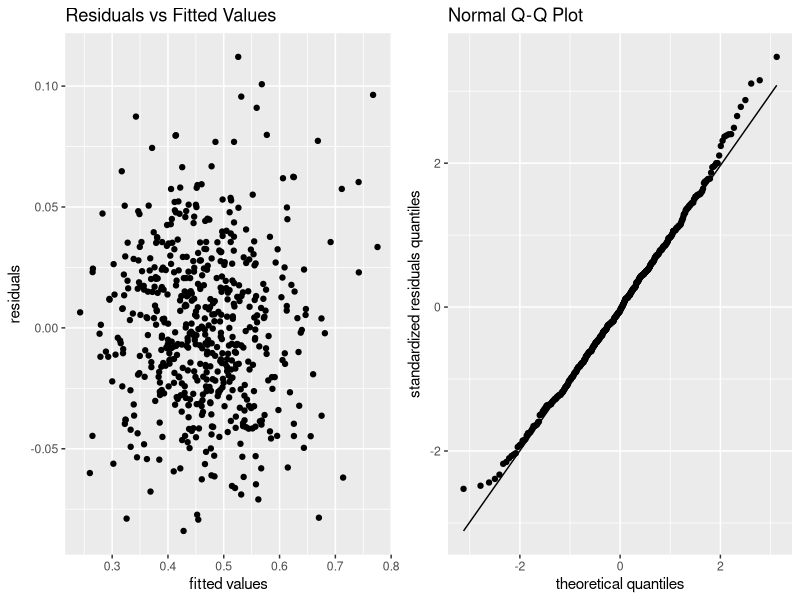
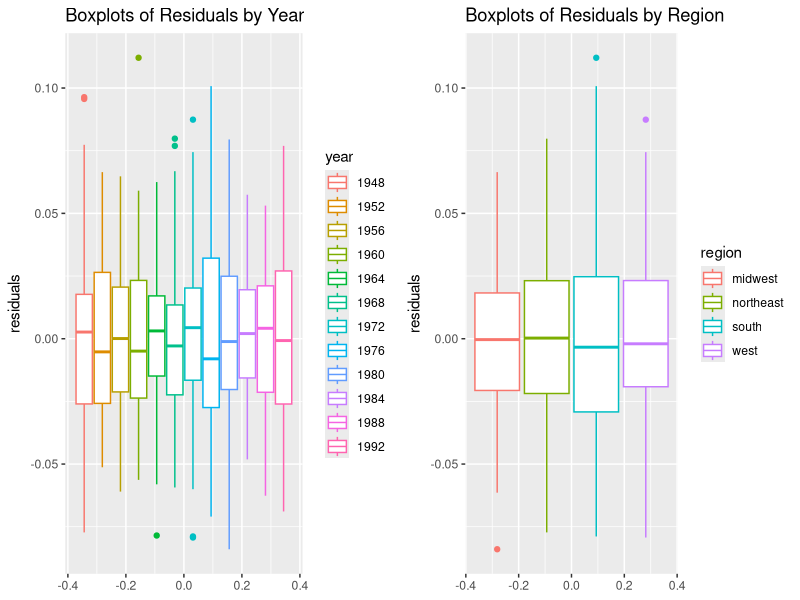
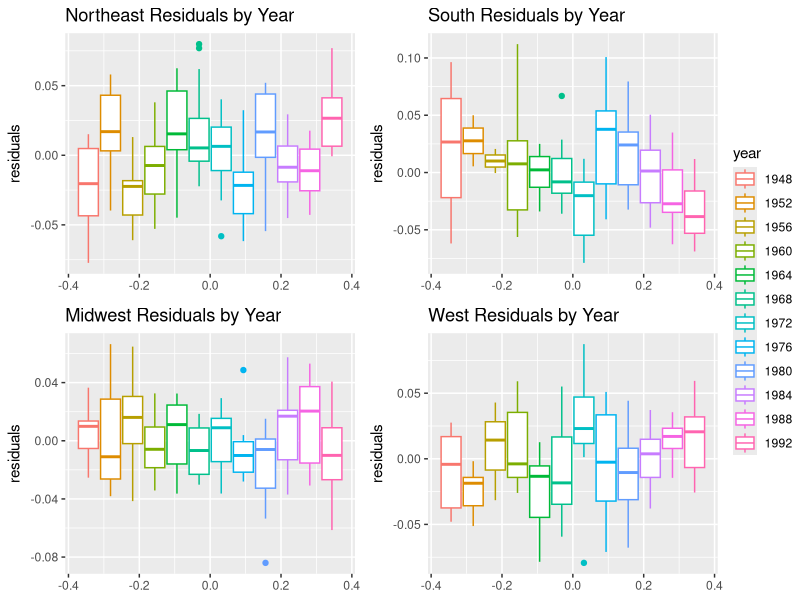
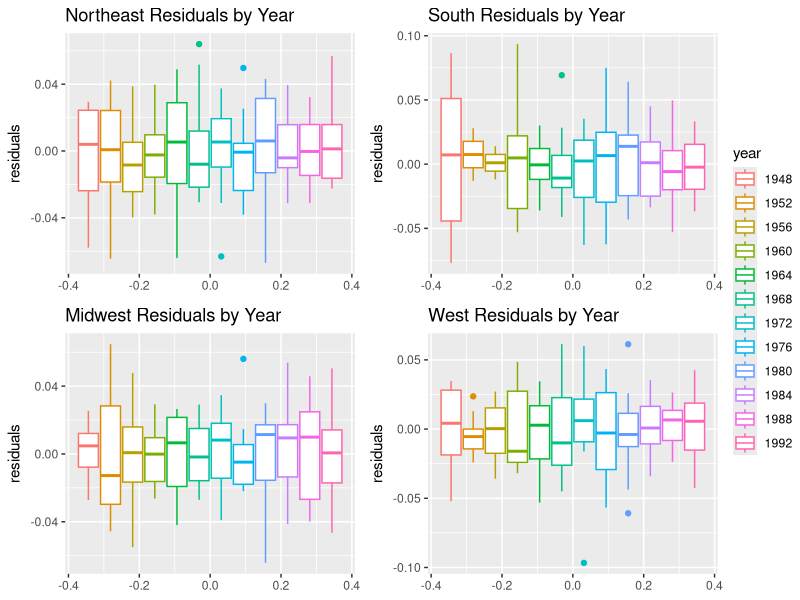

These charts were generated, in order, by the following R code:
## ---- chunk 1
knitr::opts_chunk$set(echo = FALSE, message = FALSE)
## ---- chunk 2
library("readr") # to load data
library("tidyverse")
library("ggpubr") # for ggarrange
library("car") # type 2 anova
library("knitr") # to print tables
library("lme4") # for mixed models
data <- read_table("4_US_elections.txt")
data = data %>% select(-constant) # remove manually added intercept
# change mentioned variables to factors
data = data %>% 
  mutate(year = as.factor(year),
                       state = as.factor(state), 
                       r1 = as.factor(r1), 
                       r2 = as.factor(r2), 
                       r3 = as.factor(r3), 
                       r4 = as.factor(r4), 
                       r5 = as.factor(r5), 
                       r6 = as.factor(r6), )

# rename the variables
data = data %>% 
  rename(dvote = Dvote,
         dvote_poll = n1,
         dapprove_inc = n2,
         dapprove_presinc = n3,
         gnp_growth_inc = n4,
         dvote_last = s1,
         dvote_last2 = s2,
         home_state = s3,
         home_state_vice = s4,
         dmajor_leg = s5,
         econ_growth_inc = s6,
         state_ideology = s7,
         ideology_comp = s8,
         cath_1960 = s9,
         south = r1,
         south_1964 = r2,
         deep_south_1964 = r3,
         new_england_1964 = r4,
         new_england_1972 = r5,
         west_1976 = r6)

# create a region variable
northeast = c(7, 8, 19, 20, 21, 29, 30, 32, 38, 39, 45, 48)
south = c(1, 4, 9, 10, 17, 18, 24, 33, 36, 40, 42, 43, 46)
midwest = c(13, 14, 15, 16, 22, 23, 25, 27, 34, 35, 41, 49)
west = c(2, 3, 5, 6, 11, 12, 26, 28, 31, 37, 44, 47, 50)

data$region <- ifelse(data$state %in% northeast, "northeast",
                      ifelse(data$state %in% south, "south",
                             ifelse(data$state %in% midwest, "midwest",
                                    ifelse(data$state %in% west, "west", NA))))
data = data %>% mutate(region = as.factor(region))
data = na.omit(data)
## ---- chunk 3
m0 = lm(dvote ~ . - evotes - region - state_ideology - dvote_poll - dapprove_inc
        - dapprove_presinc - gnp_growth_inc, data = data)
# perform type 2 anova and print results in a table
anova = Anova(m0, type = 2)
kable(anova[1:16, ], digits = 3, caption = "Type 2 anova for the linear model, comparing for each coefficient the full model with the full model excluding the predictor from that coefficient.")
## ---- chunk 4
# fit the same model as before but exclude ideology_comp
m1 = lm(dvote ~ . - evotes - region - state_ideology - dvote_poll - dapprove_inc
        - dapprove_presinc - gnp_growth_inc - ideology_comp, data = data)
# create a data frame that contains residuals, standardized residuals and fitted values for plots

data_res = data
data_res$residuals = resid(m1)
data_res$std_residuals = rstandard(m1)
data_res$fitted = m1$fitted.values
# create residuals vs fitted values plot
res_vs_fit = ggplot(data_res, aes(x = fitted, y = residuals)) + 
  geom_point() + 
  labs(x = "fitted values", y = "residuals") + 
  ggtitle("Residuals vs Fitted Values")
# create qq plot
qq_plot = ggplot(data_res, aes(sample = std_residuals)) +
  stat_qq() + 
  stat_qq_line() + 
  labs(x = "theoretical quantiles", y = "standardized residuals quantiles") + 
  ggtitle("Normal Q-Q Plot")
# plot residuals vs fitted values (left) and qqplot (right)
ggarrange(res_vs_fit, qq_plot, ncol = 2, nrow = 1)
## ---- chunk 5
# create boxplots of residuals grouped by region
year_res_plot = ggplot(mapping = aes(y = residuals, col = year), data = data_res) + 
  geom_boxplot() + 
  ggtitle("Boxplots of Residuals by Year")
# create boxplots of residuals grouped by region
region_res_plot = ggplot(mapping = aes(y = residuals, col = region), data = data_res) +
  geom_boxplot() + 
    ggtitle("Boxplots of Residuals by Region")
# arrange the two plots in a 1x2 grid
ggarrange(year_res_plot, region_res_plot, nrow = 1, ncol = 2)
## ---- chunk 6
data_northeast = data_res[data_res$region == "northeast", ]
data_south = data_res[data_res$region == "south", ]
data_midwest = data_res[data_res$region == "midwest", ]
data_west = data_res[data_res$region == "west", ]
northeast_res_plot = ggplot(mapping=aes(y=residuals, col=year), data = data_northeast) +
  geom_boxplot() + 
  ggtitle("Northeast Residuals by Year")
south_res_plot = ggplot(mapping=aes(y=residuals, col=year), data = data_south) +
  geom_boxplot() +
  ggtitle("South Residuals by Year")
midwest_res_plot = ggplot(mapping=aes(y=residuals, col=year), data = data_midwest) +
  geom_boxplot() +
  ggtitle("Midwest Residuals by Year")
west_res_plot = ggplot(mapping=aes(y=residuals, col=year), data = data_west) +
  geom_boxplot() +
  ggtitle("West Residuals by Year")
#grid.arrange(northeast_res_plot, south_res_plot, midwest_res_plot, west_res_plot, ncol = 2)
ggarrange(northeast_res_plot, south_res_plot, midwest_res_plot, west_res_plot, 
          ncol = 2, nrow = 2, common.legend = TRUE, legend = "right")
## ---- chunk 7
mixed_m0 = lmer(dvote ~ . -  evotes - region - year + (1|year/region), data = data)
data_res_mixed = data_res
data_res_mixed$residuals = resid(mixed_m0)
data_northeast_mixed = data_res_mixed[data_res_mixed$region == "northeast", ]
data_south_mixed = data_res_mixed[data_res_mixed$region == "south", ]
data_midwest_mixed = data_res_mixed[data_res_mixed$region == "midwest", ]
data_west_mixed = data_res_mixed[data_res_mixed$region == "west", ]
northeast_res_plot = ggplot(mapping=aes(y=residuals, col=year), data = data_northeast_mixed) +
  geom_boxplot() + 
  ggtitle("Northeast Residuals by Year")
south_res_plot = ggplot(mapping=aes(y=residuals, col=year), data = data_south_mixed) +
  geom_boxplot() +
  ggtitle("South Residuals by Year")
midwest_res_plot = ggplot(mapping=aes(y=residuals, col=year), data = data_midwest_mixed) +
  geom_boxplot() +
  ggtitle("Midwest Residuals by Year")
west_res_plot = ggplot(mapping=aes(y=residuals, col=year), data = data_west_mixed) +
  geom_boxplot() +
  ggtitle("West Residuals by Year")
#grid.arrange(northeast_res_plot, south_res_plot, midwest_res_plot, west_res_plot, ncol = 2)
ggarrange(northeast_res_plot, south_res_plot, midwest_res_plot, west_res_plot, 
          ncol = 2, nrow = 2, common.legend = TRUE, legend = "right")
